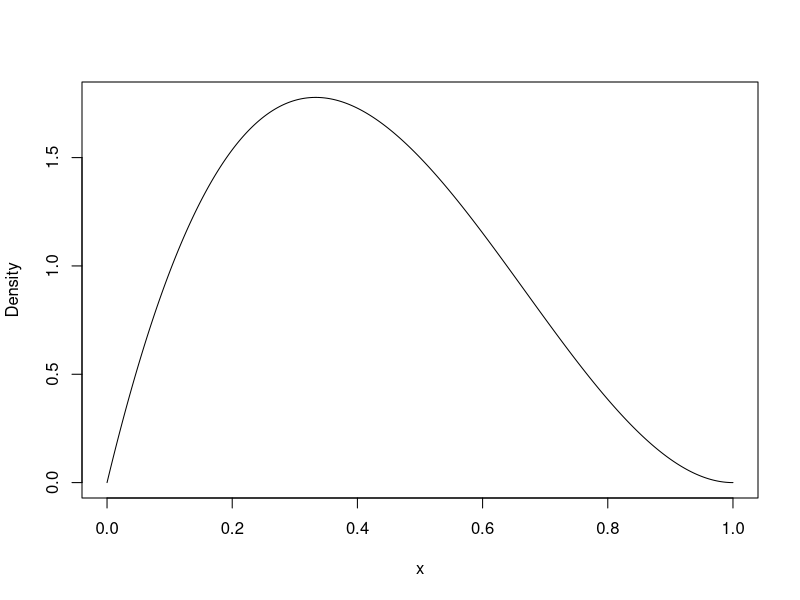
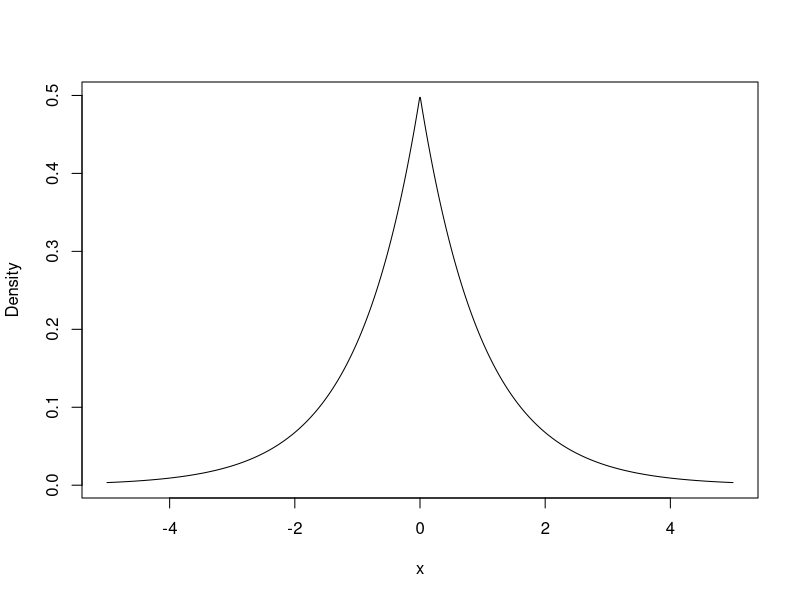
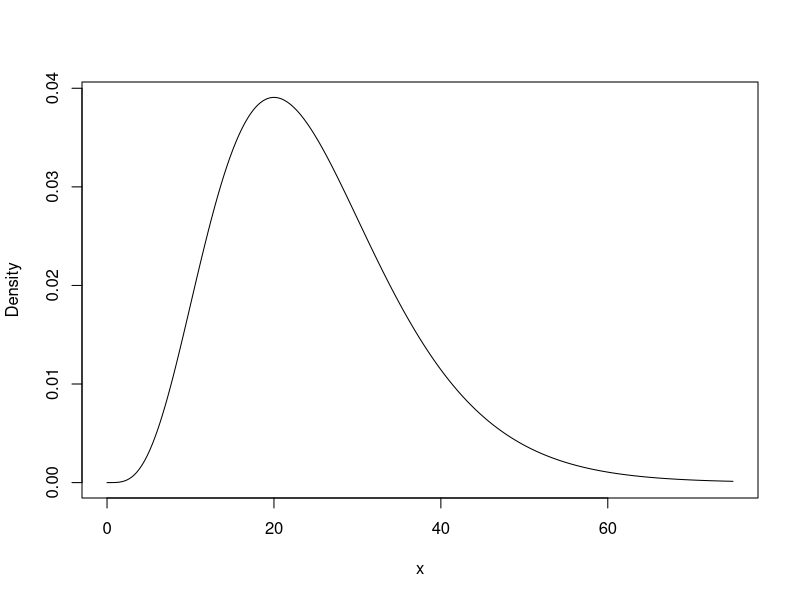
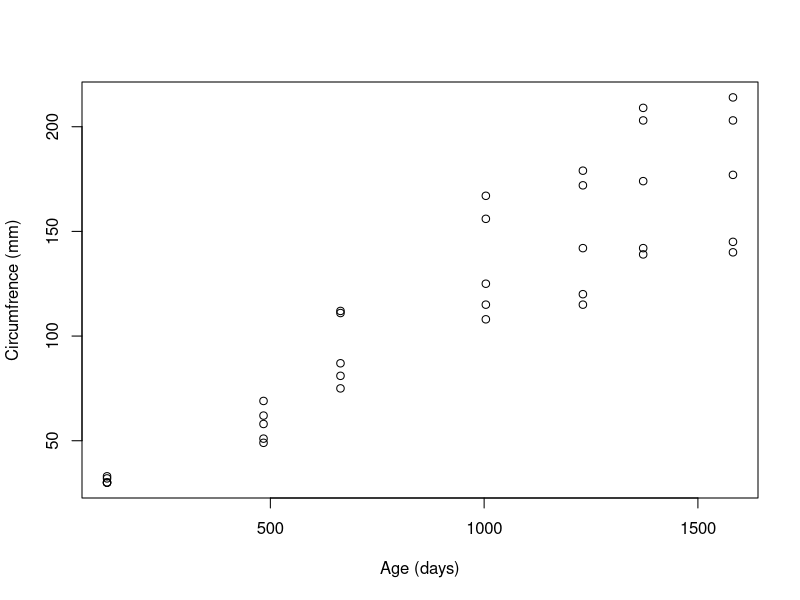
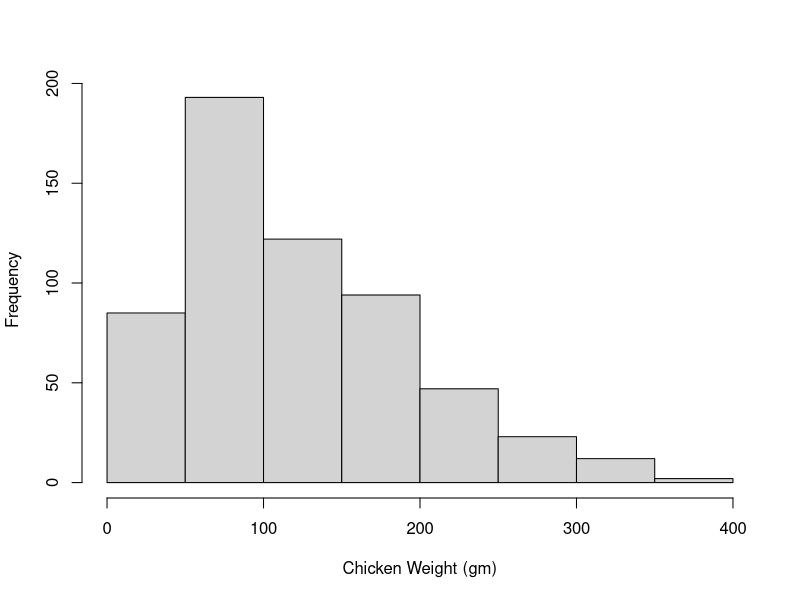

These figures' R source, in order:
## ---- chunk 1
alpha <- 2
beta <- 3
x <- seq(0, 1, length.out = 1000)
y <- (1/beta(alpha, beta))*x^(alpha-1)*(1-x)^(beta-1)
plot(x, y, type = "l", ylab = "Density")
## ---- chunk 2
mu <- 0
sigma <- 1
x <- seq(-5, 5, length.out = 1000)
y <- (1/(2*sigma))*exp(-abs(x-mu)/sigma)
plot(x, y, type = "l", ylab = "Density")
## ---- chunk 3
alpha <- 5
beta <- 5
x <- seq(0, 75, length.out = 1000)
y <- (1/(gamma(alpha)*beta^alpha))*x^(alpha-1)*exp(-x/beta)
plot(x, y, type = "l", ylab = "Density")
## ---- chunk 4
data(Orange)
plot(Orange$age, Orange$circumference, xlab = "Age (days)", ylab = "Circumfrence (mm)")
## ---- chunk 5
data(ChickWeight)
hist(ChickWeight$weight, xlab = "Chicken Weight (gm)", main = "")
